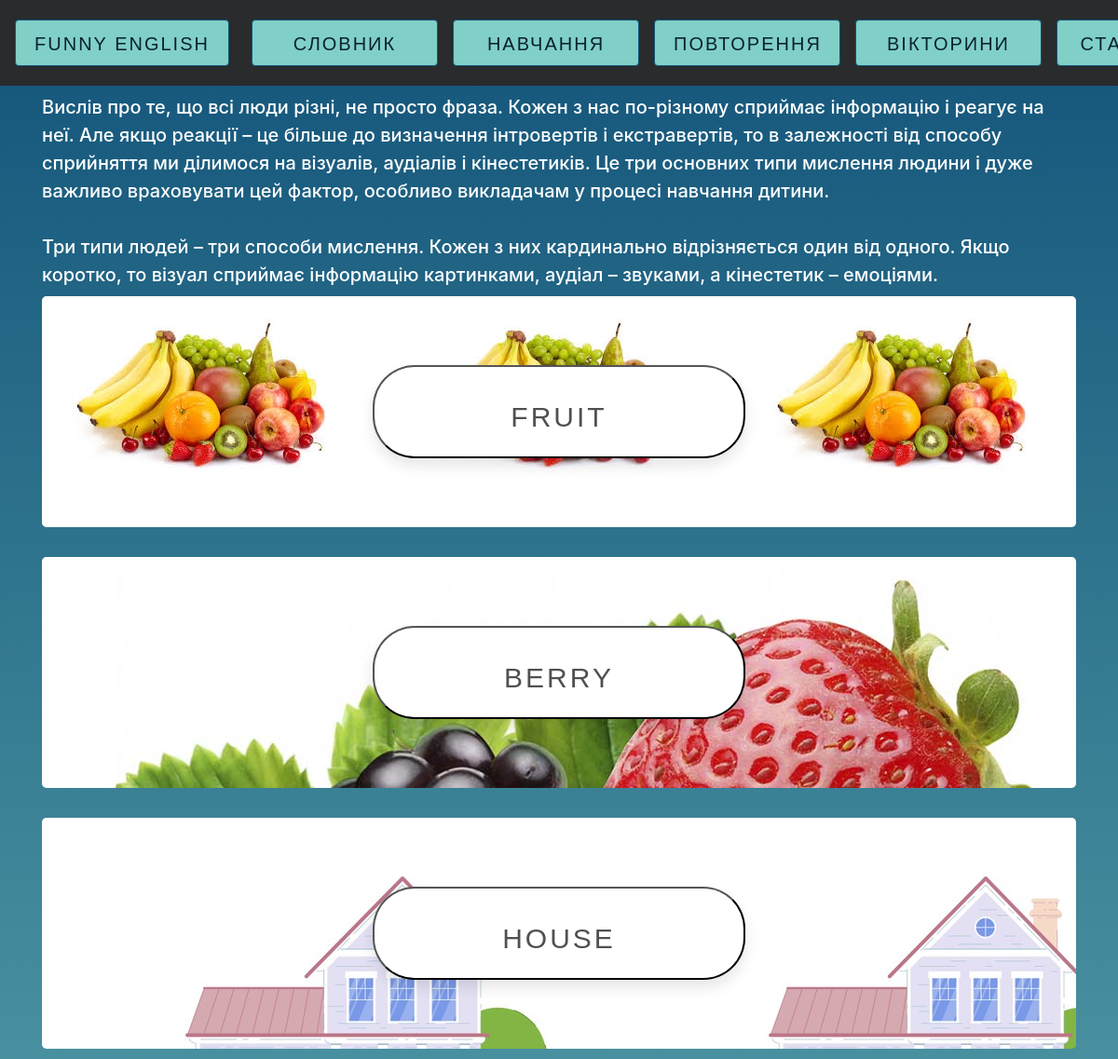
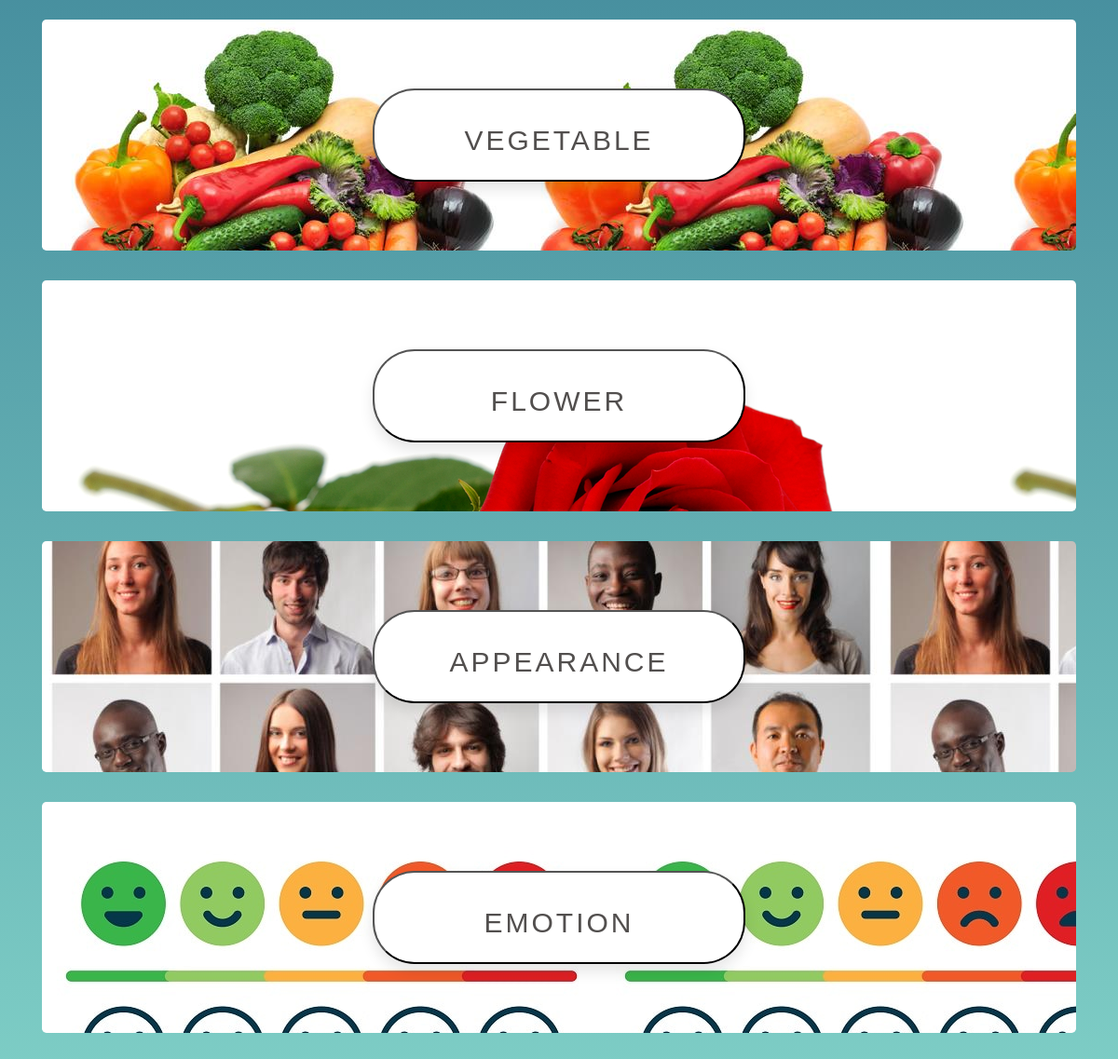
The app's page /quizzes/ (signed in) with its own data (2 pictures, top to bottom).
### word/models.py (models this page shows)
class Theme(models.Model):
    theme = models.CharField(max_length=25, verbose_name="English", unique=True)
    img = models.ImageField(upload_to='static/img')
    themeLink = models.CharField(max_length=50, verbose_name="Link", default="https://youtu.be/75p-N9YKqNo")

### word/views.py (the view)
# urls.py: path('quizzes/', views.quizzes, name="quizzes"),
@login_required(login_url="user:login")
def quizzes(request):
    global cur_word, guessed_words
    guessed_words = 0
    cur_word = -1
    themes = Theme.objects.all()
    return render(request, "quizzes.html", {"themes": themes})

### templates/quizzes.html (shortened to what this page needs)
<!DOCTYPE HTML>
{% load static %}
<html lang="en">
<head>
    <link rel="stylesheet" type="text/css" href="{%  static 'css/style.css'  %}">
    <link rel="stylesheet" href="{% static 'css/bootstrap.min.css' %}">
</head>
<body class="body">
<div style="margin-top : 100px; margin-bottom:100px; color: white; " class="container">
    <h5 style="line-height: 30px" >Вислів про те, що всі люди різні, не просто фраза. Кожен з нас по-різному сприймає інформацію і реагує на неї.
        Але якщо реакції – це більше до визначення інтровертів і екстравертів, то в залежності від способу сприйняття ми
        ділимося на візуалів, аудіалів і кінестетиків. Це три основних типи мислення людини і дуже важливо враховувати
        цей фактор, особливо викладачам у процесі навчання дитини. <br><br>
Три типи людей – три способи мислення. Кожен з них кардинально відрізняється один від одного. Якщо коротко, то
        візуал сприймає інформацію картинками, аудіал – звуками, а кінестетик – емоціями.
    </h5>
    {% for theme in themes.values_list %}
        <div class="jumbotron text-center" style="background-image: url('static/img/word_themes/{{ theme.2 }}') " >
            <a href="{% url 'quizTheme' theme_name=theme.0 %}" style="text-transform: uppercase;">
                <button class="light"
                        style="height: 100px; width: 400px; background-image: '/static/img/word_themes/{{ theme.2 }}' !important;">
                    <h4 style="text-align: center; height: 15px; font-size: 30px" >{{ theme.1.upper }}</h4>
                </button>
            </a>
        </div>
    {% endfor %}
    {% include "includes/navbar.html" %}
</body>
</html>

### templates/includes/navbar.html (shortened to what this page needs)
<nav class="navbar navbar-toggleable-md navbar-inverse fixed-top bg-inverse">
<a class="navbar-brand" href="{% url 'index' %}"><div class = "style1" style="width: 230px">Funny English</div></a>
    <div class="collapse navbar-collapse" id="navbarCollapse">
        <ul class="navbar-nav mr-auto">
            <li class="nav-item active"><a class="nav-link" href="{% url 'themes' %}"><div class = "style1">Словник</div></a></li>
            <li class="nav-item active"><a class="nav-link" href="{% url 'question' %}"><div class = "style1">Навчання</div></a></li>
            <li class="nav-item active"><a class="nav-link" href="{% url 'testing' %}"><div class = "style1">Повторення</div></a></li>
            <li class="nav-item active"><a class="nav-link" href="{% url 'quizzes' %}"><div class = "style1">Вікторини</div></a></li>
            <li class="nav-item active"><a class="nav-link" href="{% url 'statistics' %}"><div class = "style1">Статистика</div></a></li>
        </ul>
    </div>
</nav>

### static/css/style.css (style rules this page uses)
body { background: linear-gradient(#13547a, #80d0c7); font-family: 'Quicksand', sans-serif; }
.style1 { border-spacing: 5px 5px; text-align: center; width: 200px; height: 50px; text-decoration: none; outline: none; display: inline-block; padding: 10px 20px; margin: 5px 0px; position: relative; color: #0a2230; border: 1px solid #13547a; border-radius: 4px; background: #80d0c7; font-weight: 100; font-family: 'Montserrat', sans-serif; font-size: 20px; text-transform: uppercase; letter-spacing: 2px; }
.style1:before, .style1:after { content: ""; position: absolute; width: 0; height: 0; opacity: 0; box-sizing: border-box; }
.style1:before { bottom: 0; left: 0; border-left: 1px solid #8fcafe; border-top: 1px solid #8fcafe; transition: 0s ease opacity .8s, .2s ease width .4s, .2s ease height .6s; }
.style1:after { top: 0; right: 0; border-right: 1px solid #8fcafe; border-bottom: 1px solid #8fcafe; transition: 0s ease opacity .4s, .2s ease width , .2s ease height .2s; }
.light { text-decoration: none; outline: none; display: inline-block; width: 200px; height: 45px; line-height: 45px; border-radius: 45px; margin: 10px 20px; font-family: 'Montserrat', sans-serif; font-size: 15px; text-transform: uppercase; text-align: center; letter-spacing: 3px; font-weight: 600; color: #524f4e; background: white; box-shadow: 0 8px 15px rgba(0,0,0,.1); transition: .3s; }

### records on screen
Theme: img (picture), theme "FRUIT"
Theme: img (picture), theme "BERRY"
Theme: img (picture), theme "HOUSE"
Theme: img (picture), theme "VEGETABLE"
Theme: img (picture), theme "FLOWER"
Theme: img (picture), theme "APPEARANCE"
Theme: img (picture), theme "EMOTION"
